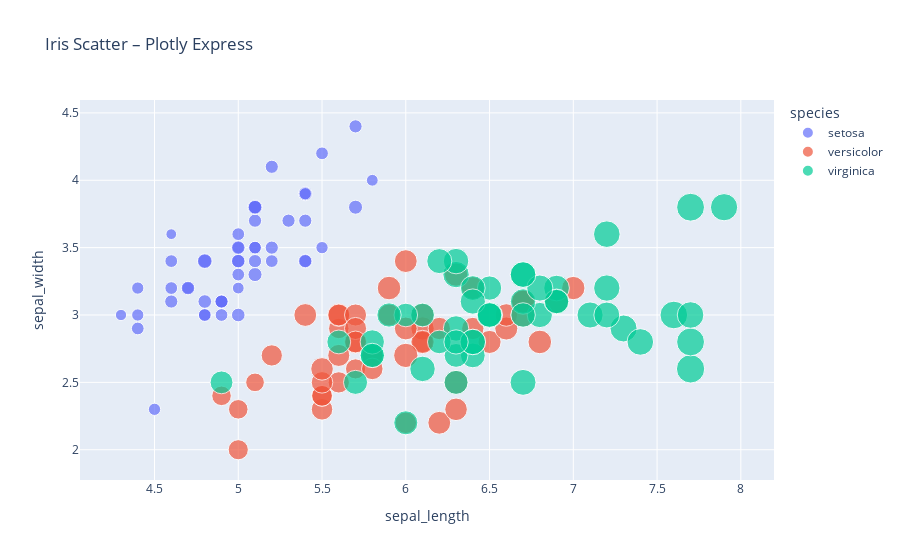

Here is the notebook cell this chart was saved with:
### Markdown cell above
## 5) Plotly Express – Scatter Interaktif (Exercise 26)
**Plotly Express** sangat ringkas: 1–2 baris sudah dapat plot interaktif (zoom, pan, hover, unduh gambar).

### Code cell
import plotly.express as px
df_iris = px.data.iris()

fig = px.scatter(df_iris, x="sepal_length", y="sepal_width",
                 color="species", size="petal_length",
                 hover_data=['petal_width'],
                 title="Iris Scatter – Plotly Express")
fig.show()

### Figure 1 — Plotly figure (JSON) as saved in the notebook; plotly's stock layout.template omitted (floating-point values rounded to 4 significant figures)
{"data": [{"customdata": [[0.2], [0.2], [0.2], [0.2], [0.2], [0.4], [0.3], [0.2], [0.2], [0.1], [0.2], [0.2], [0.1], [0.1], [0.2], [0.4], [0.4], [0.3], [0.3], [0.3], [0.2], [0.4], [0.2], [0.5], [0.2], [0.2], [0.4], [0.2], [0.2], [0.2], [0.2], [0.4], [0.1], [0.2], [0.1], [0.2], [0.2], [0.1], [0.2], [0.2], [0.3], [0.3], [0.2], [0.6], [0.4], [0.3], [0.2], [0.2], [0.2], [0.2]], "hovertemplate": "species=setosa<br>sepal_length=%{x}<br>sepal_width=%{y}<br>petal_length=%{marker.size}<br>petal_width=%{customdata[0]}<extra></extra>", "legendgroup": "setosa", "marker": {"color": "#636efa", "size": [1.4, 1.4, 1.3, 1.5, 1.4, 1.7, 1.4, 1.5, 1.4, 1.5, 1.5, 1.6, 1.4, 1.1, 1.2, 1.5, 1.3, 1.4, 1.7, 1.5, 1.7, 1.5, 1.0, 1.7, 1.9, 1.6, 1.6, 1.5, 1.4, 1.6, 1.6, 1.5, 1.5, 1.4, 1.5, 1.2, 1.3, 1.5, 1.3, 1.5, 1.3, 1.3, 1.3, 1.6, 1.9, 1.4, 1.6, 1.4, 1.5, 1.4], "sizemode": "area", "sizeref": 0.01725, "symbol": "circle"}, "mode": "markers", "name": "setosa", "orientation": "v", "showlegend": true, "type": "scatter", "x": [5.1, 4.9, 4.7, 4.6, 5.0, 5.4, 4.6, 5.0, 4.4, 4.9, 5.4, 4.8, 4.8, 4.3, 5.8, 5.7, 5.4, 5.1, 5.7, 5.1, 5.4, 5.1, 4.6, 5.1, 4.8, 5.0, 5.0, 5.2, 5.2, 4.7, 4.8, 5.4, 5.2, 5.5, 4.9, 5.0, 5.5, 4.9, 4.4, 5.1, 5.0, 4.5, 4.4, 5.0, 5.1, 4.8, 5.1, 4.6, 5.3, 5.0], "xaxis": "x", "y": [3.5, 3.0, 3.2, 3.1, 3.6, 3.9, 3.4, 3.4, 2.9, 3.1, 3.7, 3.4, 3.0, 3.0, 4.0, 4.4, 3.9, 3.5, 3.8, 3.8, 3.4, 3.7, 3.6, 3.3, 3.4, 3.0, 3.4, 3.5, 3.4, 3.2, 3.1, 3.4, 4.1, 4.2, 3.1, 3.2, 3.5, 3.1, 3.0, 3.4, 3.5, 2.3, 3.2, 3.5, 3.8, 3.0, 3.8, 3.2, 3.7, 3.3], "yaxis": "y"}, {"customdata": [[1.4], [1.5], [1.5], [1.3], [1.5], [1.3], [1.6], [1.0], [1.3], [1.4], [1.0], [1.5], [1.0], [1.4], [1.3], [1.4], [1.5], [1.0], [1.5], [1.1], [1.8], [1.3], [1.5], [1.2], [1.3], [1.4], [1.4], [1.7], [1.5], [1.0], [1.1], [1.0], [1.2], [1.6], [1.5], [1.6], [1.5], [1.3], [1.3], [1.3], [1.2], [1.4], [1.2], [1.0], [1.3], [1.2], [1.3], [1.3], [1.1], [1.3]], "hovertemplate": "species=versicolor<br>sepal_length=%{x}<br>sepal_width=%{y}<br>petal_length=%{marker.size}<br>petal_width=%{customdata[0]}<extra></extra>", "legendgroup": "versicolor", "marker": {"color": "#EF553B", "size": [4.7, 4.5, 4.9, 4.0, 4.6, 4.5, 4.7, 3.3, 4.6, 3.9, 3.5, 4.2, 4.0, 4.7, 3.6, 4.4, 4.5, 4.1, 4.5, 3.9, 4.8, 4.0, 4.9, 4.7, 4.3, 4.4, 4.8, 5.0, 4.5, 3.5, 3.8, 3.7, 3.9, 5.1, 4.5, 4.5, 4.7, 4.4, 4.1, 4.0, 4.4, 4.6, 4.0, 3.3, 4.2, 4.2, 4.2, 4.3, 3.0, 4.1], "sizemode": "area", "sizeref": 0.01725, "symbol": "circle"}, "mode": "markers", "name": "versicolor", "orientation": "v", "showlegend": true, "type": "scatter", "x": [7.0, 6.4, 6.9, 5.5, 6.5, 5.7, 6.3, 4.9, 6.6, 5.2, 5.0, 5.9, 6.0, 6.1, 5.6, 6.7, 5.6, 5.8, 6.2, 5.6, 5.9, 6.1, 6.3, 6.1, 6.4, 6.6, 6.8, 6.7, 6.0, 5.7, 5.5, 5.5, 5.8, 6.0, 5.4, 6.0, 6.7, 6.3, 5.6, 5.5, 5.5, 6.1, 5.8, 5.0, 5.6, 5.7, 5.7, 6.2, 5.1, 5.7], "xaxis": "x", "y": [3.2, 3.2, 3.1, 2.3, 2.8, 2.8, 3.3, 2.4, 2.9, 2.7, 2.0, 3.0, 2.2, 2.9, 2.9, 3.1, 3.0, 2.7, 2.2, 2.5, 3.2, 2.8, 2.5, 2.8, 2.9, 3.0, 2.8, 3.0, 2.9, 2.6, 2.4, 2.4, 2.7, 2.7, 3.0, 3.4, 3.1, 2.3, 3.0, 2.5, 2.6, 3.0, 2.6, 2.3, 2.7, 3.0, 2.9, 2.9, 2.5, 2.8], "yaxis": "y"}, {"customdata": [[2.5], [1.9], [2.1], [1.8], [2.2], [2.1], [1.7], [1.8], [1.8], [2.5], [2.0], [1.9], [2.1], [2.0], [2.4], [2.3], [1.8], [2.2], [2.3], [1.5], [2.3], [2.0], [2.0], [1.8], [2.1], [1.8], [1.8], [1.8], [2.1], [1.6], [1.9], [2.0], [2.2], [1.5], [1.4], [2.3], [2.4], [1.8], [1.8], [2.1], [2.4], [2.3], [1.9], [2.3], [2.5], [2.3], [1.9], [2.0], [2.3], [1.8]], "hovertemplate": "species=virginica<br>sepal_length=%{x}<br>sepal_width=%{y}<br>petal_length=%{marker.size}<br>petal_width=%{customdata[0]}<extra></extra>", "legendgroup": "virginica", "marker": {"color": "#00cc96", "size": [6.0, 5.1, 5.9, 5.6, 5.8, 6.6, 4.5, 6.3, 5.8, 6.1, 5.1, 5.3, 5.5, 5.0, 5.1, 5.3, 5.5, 6.7, 6.9, 5.0, 5.7, 4.9, 6.7, 4.9, 5.7, 6.0, 4.8, 4.9, 5.6, 5.8, 6.1, 6.4, 5.6, 5.1, 5.6, 6.1, 5.6, 5.5, 4.8, 5.4, 5.6, 5.1, 5.1, 5.9, 5.7, 5.2, 5.0, 5.2, 5.4, 5.1], "sizemode": "area", "sizeref": 0.01725, "symbol": "circle"}, "mode": "markers", "name": "virginica", "orientation": "v", "showlegend": true, "type": "scatter", "x": [6.3, 5.8, 7.1, 6.3, 6.5, 7.6, 4.9, 7.3, 6.7, 7.2, 6.5, 6.4, 6.8, 5.7, 5.8, 6.4, 6.5, 7.7, 7.7, 6.0, 6.9, 5.6, 7.7, 6.3, 6.7, 7.2, 6.2, 6.1, 6.4, 7.2, 7.4, 7.9, 6.4, 6.3, 6.1, 7.7, 6.3, 6.4, 6.0, 6.9, 6.7, 6.9, 5.8, 6.8, 6.7, 6.7, 6.3, 6.5, 6.2, 5.9], "xaxis": "x", "y": [3.3, 2.7, 3.0, 2.9, 3.0, 3.0, 2.5, 2.9, 2.5, 3.6, 3.2, 2.7, 3.0, 2.5, 2.8, 3.2, 3.0, 3.8, 2.6, 2.2, 3.2, 2.8, 2.8, 2.7, 3.3, 3.2, 2.8, 3.0, 2.8, 3.0, 2.8, 3.8, 2.8, 2.8, 2.6, 3.0, 3.4, 3.1, 3.0, 3.1, 3.1, 3.1, 2.7, 3.2, 3.3, 3.0, 2.5, 3.0, 3.4, 3.0], "yaxis": "y"}], "layout": {"legend": {"itemsizing": "constant", "title": {"text": "species"}, "tracegroupgap": 0}, "title": {"text": "Iris Scatter – Plotly Express"}, "xaxis": {"anchor": "y", "domain": [0, 1], "title": {"text": "sepal_length"}}, "yaxis": {"anchor": "x", "domain": [0, 1], "title": {"text": "sepal_width"}}}}
